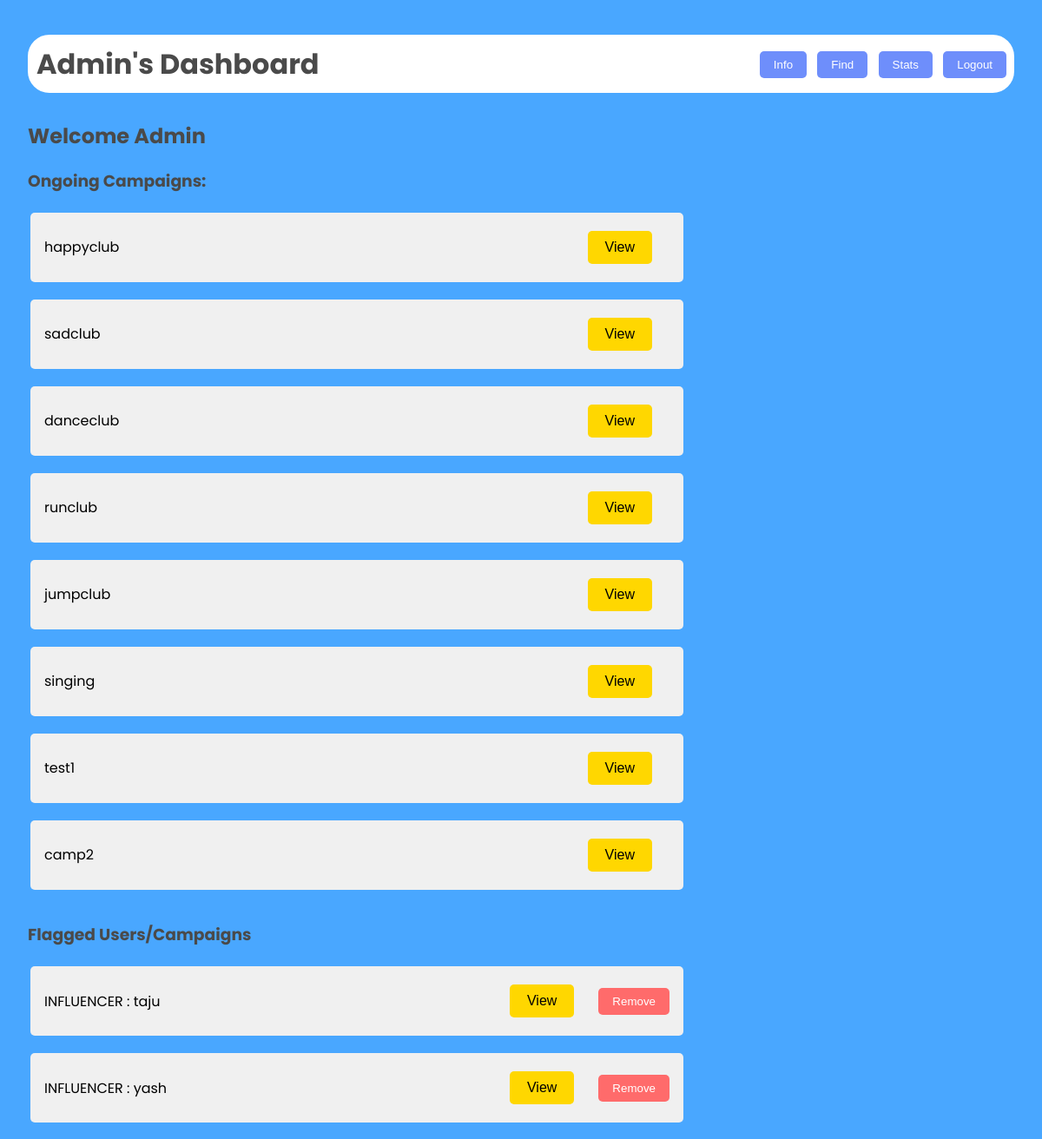
The app's page /adminhome (signed in) with its own data.
### models.py (models this page shows)
class Campaign(db.Model):
    __tablename__ = 'campaign'
    campaignid = db.Column(db.Integer, primary_key=True, autoincrement=True)
    sname = db.Column(db.String, db.ForeignKey('sponsor.usename'), nullable=False)
    iname = db.Column(db.String, db.ForeignKey('influencer.usename'))
    cname = db.Column(db.String, nullable=False)
    budget = db.Column(db.Integer, nullable=False)
    desc = db.Column(db.String, nullable=False)
    startdate = db.Column(db.Integer, nullable=False)
    enddate = db.Column(db.Integer, nullable=False)
    public = db.Column(db.Integer, nullable=False)
    job = db.Column(db.String, nullable=False)
    flag = db.Column(db.Integer, nullable=False, default=0 )

class Influencer(db.Model):
    __tablename__ = 'influencer'
    inid=db.Column(db.Integer,primary_key=True)
    iname = db.Column(db.String, nullable=False)
    usename = db.Column(db.String, unique=True)
    email = db.Column(db.String, nullable=False)
    password = db.Column(db.String, nullable=False)
    platform = db.Column(db.String, nullable=False)
    number = db.Column(db.Integer, nullable=False)
    reach = db.Column(db.Integer, nullable=False)
    flag = db.Column(db.Integer, nullable=False, default=0)

### main.py (the view)
@app.route('/adminhome')
def adminhome():
    if 'username' in session:
        camp=Campaign.query.all()
        iflag=Influencer.query.filter_by(flag=1)
        sflag=Sponsor.query.filter_by(flag=1)
        cflag=Campaign.query.filter_by(flag=1)
        return render_template("admin_main.html",camp=camp,iflag=iflag,sflag=sflag,cflag=cflag)
    else:
        return redirect('/admin')

### templates/admin_main.html (shortened to what this page needs)
<!DOCTYPE html>
<html lang="en">
<head>
    <link rel="stylesheet" href="/static/dash.css">
</head>
<body>
    <div class="dashboard">
        <header>
            <h1>Admin's Dashboard</h1>
            <nav>
                <a href="/adminhome"><button>Info</button></a>
                <a href="/adminfind"><button>Find</button></a>
                <a href="/adminstatistics"><button>Stats</button></a>
                <a href="/logout"><button>Logout</button></a>
            </nav>
        </header>
        <main>
            <h2>Welcome Admin</h2>
            <h3>Ongoing Campaigns:</h3>
            <div class="campaignlist">
                <table>
                    {% for c in camp %}
                    <tr>
                        <td>
                            <div class="campaign">
                                <span>{{ c.cname }}</span>
                                <button class="viewopen" data-popup-id="popup-camp-{{ c.campaignid }}">View</button>
                            </div>
                        </td>
                    </tr>
                    {% endfor %}
                </table>
            </div>
            <h3>Flagged Users/Campaigns</h3>
            <div class="flaggedlist">
                <table>
                    {% for f in iflag %}
                    <tr>
                        <td>
                            <div class="flagged">
                                <span>INFLUENCER : {{ f.iname }}</span>
                                <div style="display: inline-flex;">
                                    <button class="viewopen" data-popup-id="popup-iflag-{{ f.inid }}">View</button>
                                    <form action="/flag" method="post">
                                        <button type="submit" class="remove" name="flagvalue" value="0,{{ f.usename }}">Remove</button>
                                    </form>
                                </div>
                            </div>
                        </td>
                    </tr>
                    {% endfor %}
                </table>
            </div>
        </main>
    </div>
</body>
</html>

### static/dash.css (style rules this page uses)
body { font-family: 'Poppins', sans-serif; margin: 0; padding: 0; background-color: #49a7ff; height: 100vh; display: flex; justify-content: center; align-items: center; }
.dashboard { width: 100%; height: 100vh; padding: 2rem; }
header { border: 5px solid rgb(255, 255, 255); border-radius: 25px; display: flex; justify-content: space-between; align-items: center; margin-bottom: 2rem; background-color: white; padding: 5px 4px 4px 5px; margin-top: 5vh; }
h1 { margin: 0; color: #4a4a4a; }
nav button { background-color: #6e8efb; color: white; border: none; padding: 0.5rem 1rem; margin-left: 0.5rem; border-radius: 5px; cursor: pointer; transition: all 0.3s ease; }
h2, h3 { color: #4a4a4a; }
.campaign, .flagged, .request ,.list , .requests { background-color: #f0f0f0; border-radius: 5px; padding: 1rem; margin-bottom: 1rem; display: flex; justify-content: space-between; align-items: center; transition: all 0.3s ease; width: 90vh; }
button { padding: 0.5rem 1rem; border: none; border-radius: 5px; cursor: pointer; transition: all 0.3s ease; }
.remove { background-color: #ff6b6b; color: white; margin-left: 0.5rem; }
.campaign, .flagged, .request, .list { animation: fadeIn 0.5s ease-out forwards; }
.campaignlist, .requestlist, .flaggedlist, .viewpiont { overflow-y: scroll; overflow-x: hidden; }

### templates/admin_main.html (style rules this page uses)
.viewopen { margin: 20px; padding: 10px 20px; font-size: 16px; cursor: pointer; background-color: #ffd700; }
form { display: flex; justify-content: center; align-items: center; }
.flagged, .campaign { height: 6vh; }

### records on screen
Campaign: cname "happyclub"
Campaign: cname "sadclub"
Campaign: cname "danceclub"
Campaign: cname "runclub"
Campaign: cname "jumpclub"
Campaign: cname "singing"
Campaign: cname "test1"
Campaign: cname "camp2"
Influencer: iname "taju"
Influencer: iname "yash"
